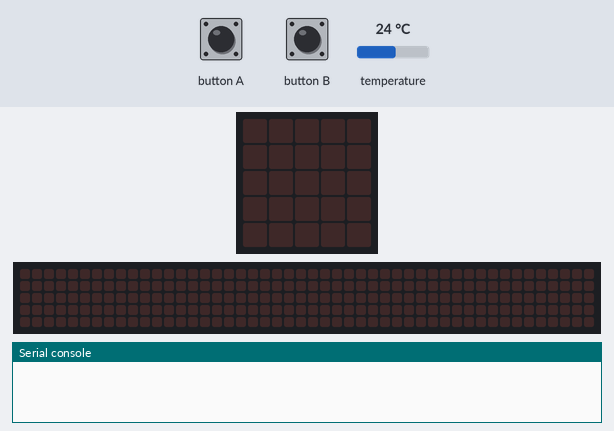
Recording of a program running on a simulated BBC micro:bit (MakeCode). Parts: the board's 5×5 LED display, a strip that is not on the board, showing the scrolling text unrolled, the last lines printed to the serial console. The inputs (shaded band) are chosen by the test bench; at power-on: temperature 24 °C. No radio messages arrive unless stated (any console line starting 'radio sent:' is added by the test bench); the 48×5 strip is a reading aid, not a part: it shows the text the display is scrolling, unrolled, one strip-width of it at a time.

Above: at 1.2 s.
1.3 s: button B pressed for 0.15 s
At 2.07 s:
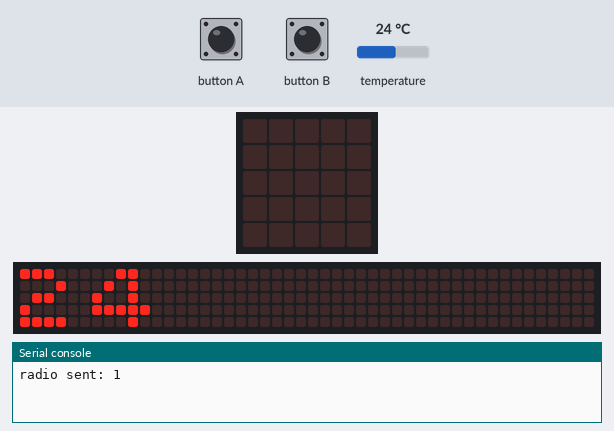
4.3 s: button A pressed for 0.15 s
At 5.52 s:
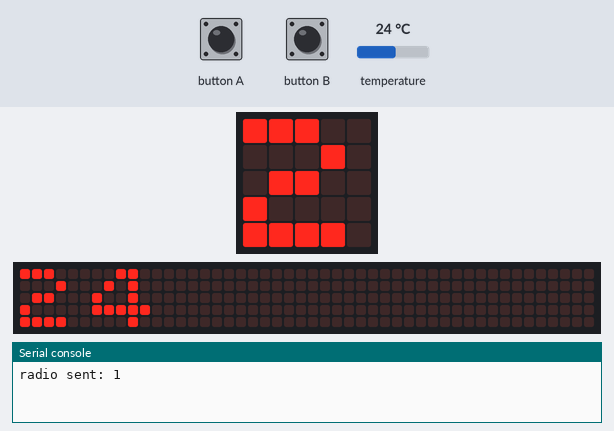
7.4 s: button B pressed for 0.15 s
At 14.67 s:
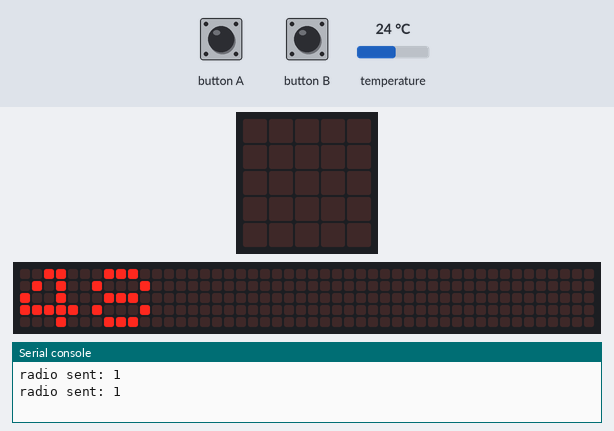
Timing chart, 0 to 16.2 s (numbered marks = the images above; inputs shaded):
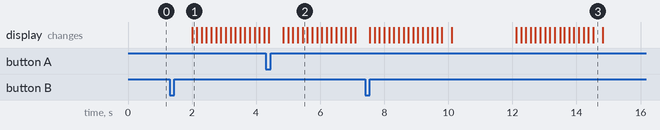

Measured:
- after the input at 1.3 s, the display: changes after 0.70 s (image 1)

The program:

main.ts
```typescript
input.onButtonPressed(Button.A, function () {
    basic.showString("" + (input.temperature()))
})
input.onButtonPressed(Button.B, function () {
    radio.sendNumber(1)
    tempExt += input.temperature()
})
radio.setGroup(1)
let tempExt = 0
basic.forever(function () {
    basic.pause(2000)
    if (tempExt != 0) {
        basic.showString("" + (tempExt))
    }
})
```

test.ts
```typescript
// aquí va el archivo "tests"; esto no se compilará cuando este paquete se utilice como una extensión.
```
